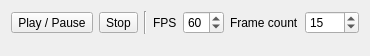
<?xml version="1.0" encoding="UTF-8"?>
<ui version="4.0">
 <class>TimelineWidget</class>
 <widget class="QWidget" name="TimelineWidget">
  <property name="geometry">
   <rect>
    <x>0</x>
    <y>0</y>
    <width>364</width>
    <height>56</height>
   </rect>
  </property>
  <property name="windowTitle">
   <string>Form</string>
  </property>
  <layout class="QVBoxLayout" name="verticalLayout">
   <item>
    <layout class="QHBoxLayout" name="horizontalLayout">
     <item>
      <widget class="QToolButton" name="toolButton">
       <property name="text">
        <string>Play / Pause</string>
       </property>
      </widget>
     </item>
     <item>
      <widget class="QToolButton" name="toolButton_2">
       <property name="text">
        <string>Stop</string>
       </property>
      </widget>
     </item>
     <item>
      <widget class="Line" name="line">
       <property name="orientation">
        <enum>Qt::Vertical</enum>
       </property>
      </widget>
     </item>
     <item>
      <widget class="QLabel" name="label">
       <property name="text">
        <string>FPS</string>
       </property>
      </widget>
     </item>
     <item>
      <widget class="QSpinBox" name="fps">
       <property name="value">
        <number>60</number>
       </property>
      </widget>
     </item>
     <item>
      <widget class="QLabel" name="label_2">
       <property name="text">
        <string>Frame count</string>
       </property>
      </widget>
     </item>
     <item>
      <widget class="QSpinBox" name="frameCount">
       <property name="maximum">
        <number>9999</number>
       </property>
       <property name="value">
        <number>15</number>
       </property>
      </widget>
     </item>
     <item>
      <spacer name="horizontalSpacer">
       <property name="orientation">
        <enum>Qt::Horizontal</enum>
       </property>
       <property name="sizeHint" stdset="0">
        <size>
         <width>40</width>
         <height>20</height>
        </size>
       </property>
      </spacer>
     </item>
    </layout>
   </item>
   <item>
    <widget class="TimelineEditor" name="timelineEditor" native="true"/>
   </item>
  </layout>
 </widget>
 <customwidgets>
  <customwidget>
   <class>TimelineEditor</class>
   <extends>QWidget</extends>
   <header>timelineeditor.h</header>
   <container>1</container>
  </customwidget>
 </customwidgets>
 <resources/>
 <connections/>
</ui>
